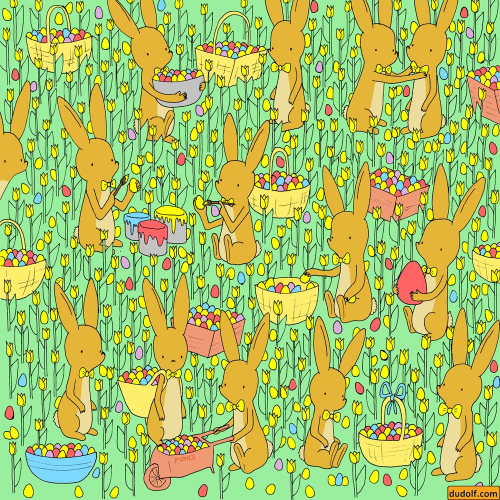
#> input picture Counting/rabbit.jpeg, 1000 x 1000 px (shown at 1/2 size)
$ python counting_rabbit.py
#> lines starting #> are read from the running program, lines starting #| are printed output that depends on the picture; after the words box and inside, x2 and y2 are one past the last pixel; in counts of white or black regions, pixels touching at a corner belong together; pictures that were not available may be replaced by others from this repository, and a replacement may not be noted
import cv2
import numpy as np

# Function to compute the Intersection over Union (IoU) between two bounding boxes
def compute_iou(box1, box2):
    x1, y1, w1, h1 = box1
    x2, y2, w2, h2 = box2

    # Compute the coordinates of the intersection rectangle
    xi1 = max(x1, x2)
    yi1 = max(y1, y2)
    xi2 = min(x1 + w1, x2 + w2)
    yi2 = min(y1 + h1, y2 + h2)

    # Compute the area of the intersection rectangle
    inter_width = max(0, xi2 - xi1)
    inter_height = max(0, yi2 - yi1)
    inter_area = inter_width * inter_height

    # Compute the area of both bounding boxes
    box1_area = w1 * h1
    box2_area = w2 * h2

    # Compute the union area
    union_area = box1_area + box2_area - inter_area

    # Compute the IoU
    if union_area == 0:
        return 0  # Avoid division by zero
    return inter_area / union_area

# Load the input images in color (RGB)
image = cv2.imread('Counting/rabbit.jpeg')
#> image is the input picture: shape (1000, 1000, 3); mean B, G, R 103.6, 193.3, 169.7
template = cv2.imread('Counting/objects/rabbit_eye.jpeg')
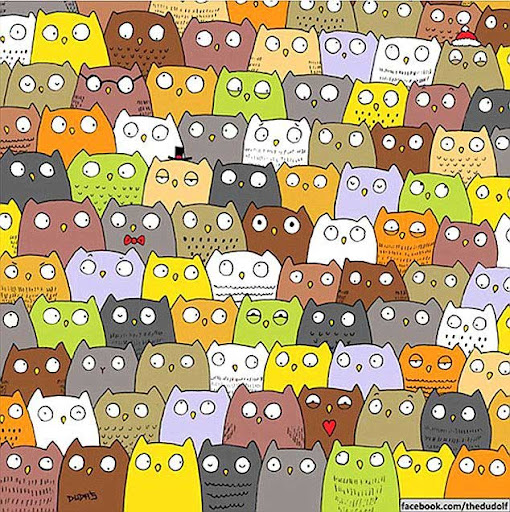
#> input picture Counting/cat.jpg, 510 x 512 px, given in place of rabbit_eye.jpeg, which was not available
#> template is the input picture: shape (512, 510, 3); mean B, G, R 116.1, 162.7, 184.5

# Set the scaling factor if necessary (here it's 1)
scale_factor = 1
new_width = int(template.shape[1] * scale_factor)
#> new_width = 510
new_height = int(template.shape[0] * scale_factor)
#> new_height = 512
template = cv2.resize(template, (new_width, new_height), interpolation=cv2.INTER_AREA)

# Create a binary mask for the template in RGB
template_gray = cv2.cvtColor(template, cv2.COLOR_BGR2GRAY)
_, mask = cv2.threshold(template_gray, 240, 255, cv2.THRESH_BINARY_INV)
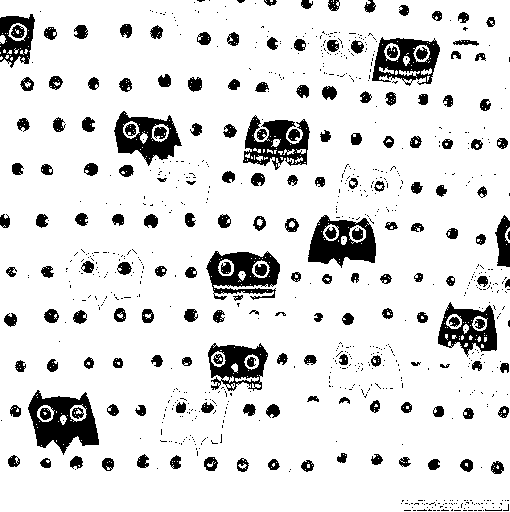
#> mask: shape (512, 510); 87.3% white; 826 black regions (651 under 20 px), largest, box (x1, y1, x2, y2) and area: (28, 390, 99, 455) 2454, (308, 215, 376, 268) 2057, (206, 251, 280, 300) 1998
mask_rgb = cv2.merge([mask, mask, mask])  # Replicate the mask for all 3 channels (RGB)

# Get template dimensions
template_h, template_w = template.shape[:2]
#> template_h = 512; template_w = 510

# Split the image and template into their R, G, and B channels
image_r, image_g, image_b = cv2.split(image)
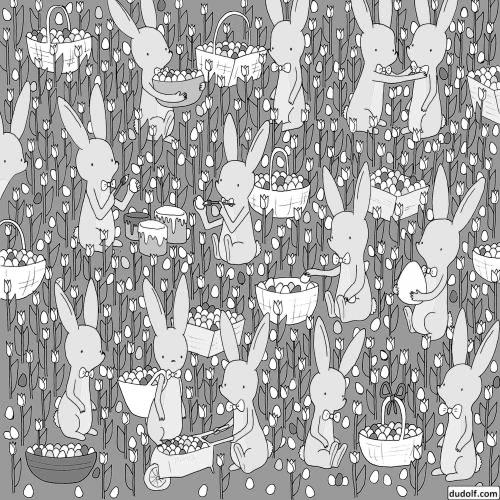
#> image_b: shape (1000, 1000) (shown at 1/2 size); min 0, max 255, mean 169.7
template_r, template_g, template_b = cv2.split(template)
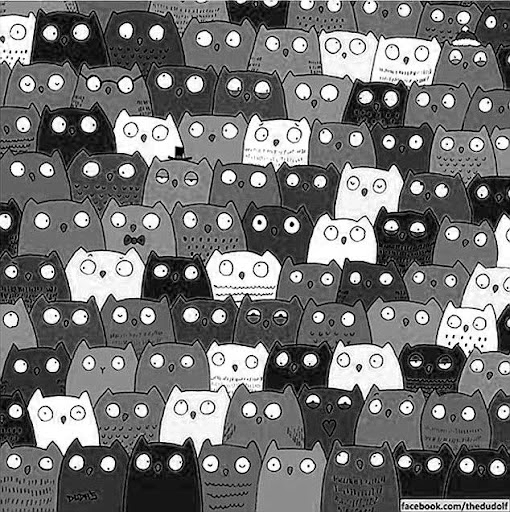
#> template_r: shape (512, 510); min 0, max 255, mean 116.1
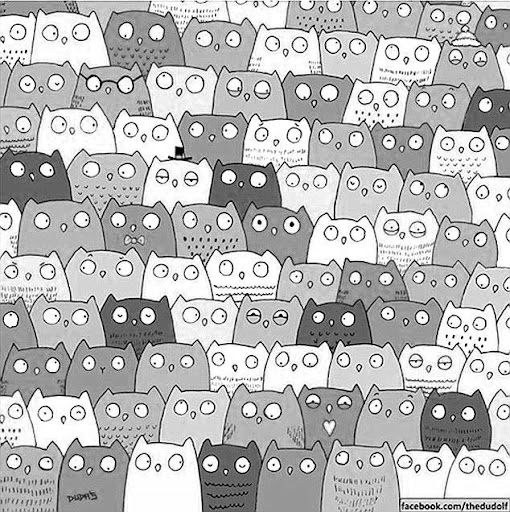
#> template_b: shape (512, 510); min 0, max 255, mean 184.5
mask_r, mask_g, mask_b = cv2.split(mask_rgb)

# Perform template matching on each RGB channel using the corresponding mask
result_r = cv2.matchTemplate(image_r, template_r, cv2.TM_SQDIFF_NORMED, mask=mask_r)
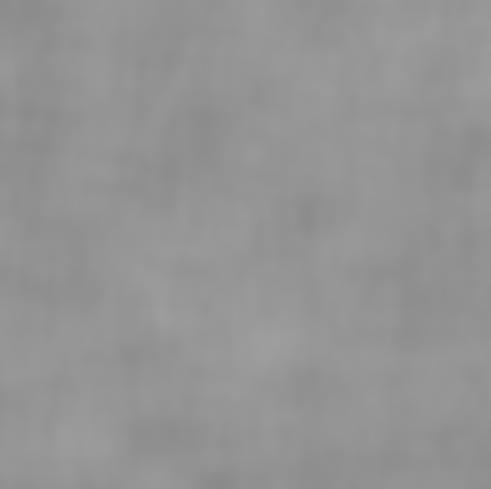
#> result_r: shape (489, 491) float32; min 0.543, max 0.622, mean 0.581
result_g = cv2.matchTemplate(image_g, template_g, cv2.TM_SQDIFF_NORMED, mask=mask_g)
result_b = cv2.matchTemplate(image_b, template_b, cv2.TM_SQDIFF_NORMED, mask=mask_b)
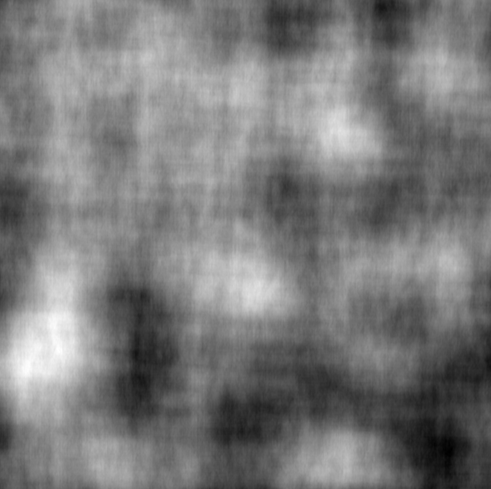
#> result_b: shape (489, 491) float32; min 0.223, max 0.264, mean 0.242; drawn with min black and max white

# Combine the results (you can average them or take the maximum or minimum depending on the use case)
result = (result_r + result_g + result_b) / 3

# Set a threshold for considering a match as "good enough"
threshold = 0.02

# Find all locations where the match result is below the threshold
locations = np.where(result <= threshold)
#> locations = (empty array, empty array)

# Create a list of bounding boxes for all matches
bounding_boxes = []
for pt in zip(*locations[::-1]):
    top_left = pt
    bottom_right = (top_left[0] + template_w, top_left[1] + template_h)
    bounding_boxes.append((top_left[0], top_left[1], template_w, template_h))
#> this loop made 0 passes
#> after the loop, bounding_boxes = []

# Merge overlapping bounding boxes
merged_boxes = []
iou_threshold = 0.1  # IoU threshold to consider two boxes as overlapping
for box in bounding_boxes:
    should_merge = False
    for merged_box in merged_boxes:
        if compute_iou(box, merged_box) > iou_threshold:
            should_merge = True
            break
    if not should_merge:
        merged_boxes.append(box)
#> after the loop, merged_boxes = []

# Draw rectangles around all merged matches
image_copy = image.copy()
for box in merged_boxes:
    top_left = (box[0], box[1])
    bottom_right = (box[0] + box[2], box[1] + box[3])
    cv2.rectangle(image_copy, top_left, bottom_right, (0, 255, 0), 2)

# Print the number of merged matches found
print(f"Number of matches found (after merging overlapping boxes): {len(merged_boxes)}")
#| Number of matches found (after merging overlapping boxes): 0

# Make the window resizable
cv2.namedWindow("Matched Templates", cv2.WINDOW_NORMAL)

# Display the original image with all matches highlighted
cv2.imshow("Matched Templates", image_copy)

# Wait for a key press
cv2.waitKey(0)
cv2.destroyAllWindows()
